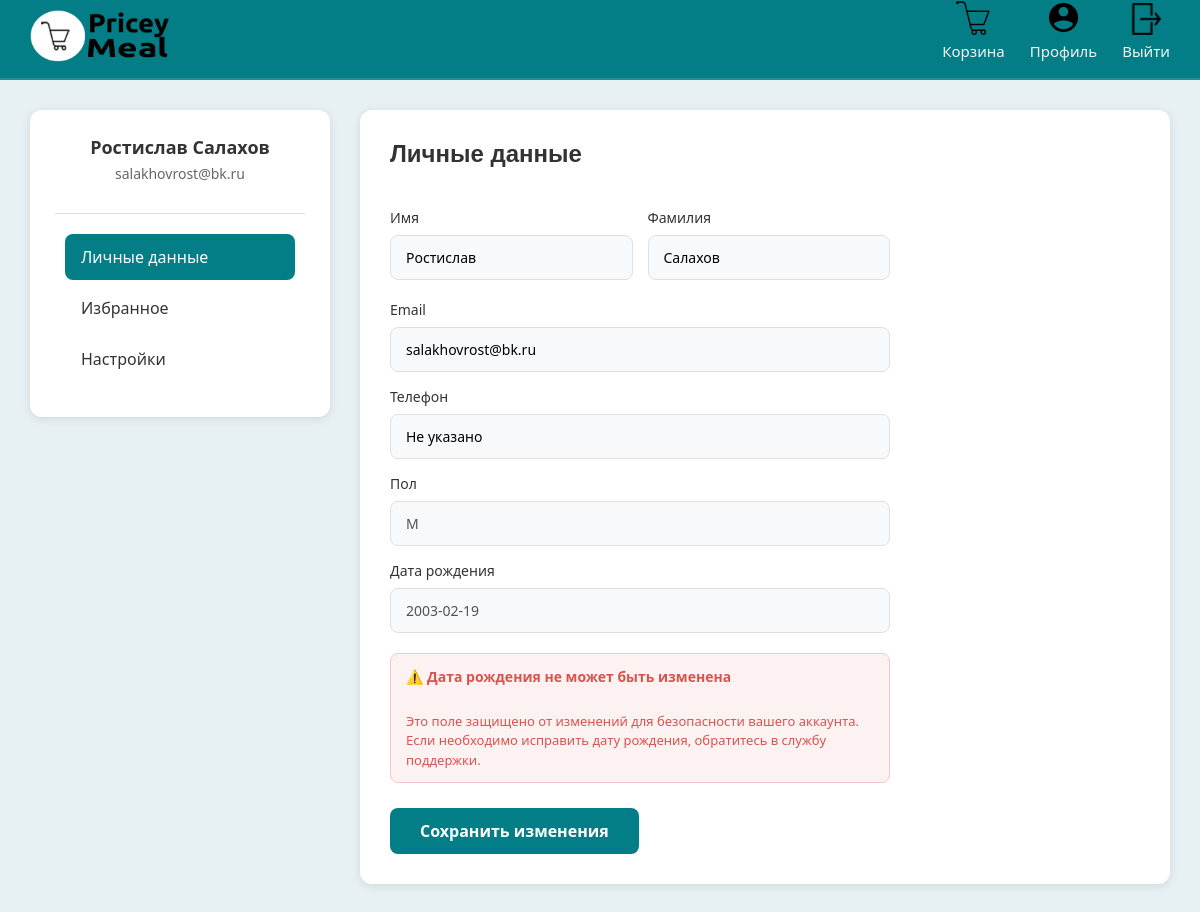
The app's page /profile.php (signed in) with its own data.
### tables this page shows
CREATE TABLE `users` (
  `id_user` int(11) NOT NULL,
  `FirstName` varchar(45) NOT NULL,
  `SecondName` varchar(45) NOT NULL,
  `Email` varchar(45) NOT NULL,
  `Password` varchar(45) NOT NULL,
  `PhoneNumber` varchar(45) NOT NULL,
  `Gender` varchar(2) NOT NULL,
  `DateBirth` date NOT NULL
);

### profile.php (the view, shortened to what this page needs)
<!DOCTYPE html>
<html lang="ru">
<?
require 'includes/db_connection.php';
$version = '1.0.' . time();
$user_id = $_SESSION['user_id'];
$query_user = "SELECT * FROM users WHERE id_user = $user_id";
$result_user = mysqli_query($connection, $query_user);
$user = mysqli_fetch_assoc($result_user);
function safe_echo($data) {
    return htmlspecialchars($data);
}
?>
<head>
    <link rel="stylesheet" href="/profile.css?v=<?php echo $version; ?>">
</head>
<body>
    <header class="header">
        <div class="logo-container">
            <a href="index.php"><img src="img/logo_logo копия.png" alt="logo"></a>
        </div>
        <div class="header-actions">
            <div class="action-item">
                <a href="cart_page.php" class="action-icon"><img src="icons/icons8-cart-35.png" alt="cart"></a>
                <a href="cart_page.php" class="action-label">Корзина</a>
            </div>
            <div class="action-item">
                <a href="profile.php" class="action-icon"><img src="icons/icons8-user-icon-35.png" alt="profile"></a>
                <a href="profile.php" class="action-label">Профиль</a>
            </div>
            <div class="action-item">
                <a href="logout.php" class="action-icon"><img src="icons/exit.png" alt="profile"></a>
                <a href="logout.php" class="action-label">Выйти</a>
            </div>
        </div>
    </header>
    <div class="main-container">
        <div class="profile-page">
            <aside class="profile-sidebar">
                <div class="user-card">
                    <h2 class="user-name"><?php echo safe_echo($user['FirstName']) . ' ' . safe_echo($user['SecondName']); ?></h2>
                    <p class="user-email"><?php echo safe_echo($user['Email']); ?></p>
                </div>
                <nav class="profile-nav">
                    <a href="#personal" class="nav-item active">Личные данные</a>
                    <a href="#favorites" class="nav-item">Избранное</a>
                    <a href="#settings" class="nav-item">Настройки</a>
                </nav>
            </aside>
            <main class="profile-content">
                <section id="personal" class="content-section active">
                    <h2>Личные данные</h2>
                    <form class="profile-form" method="POST">
                        <div class="form-row">
                            <div class="form-group">
                                <label>Имя</label>
                                <input type="text" name="first_name"
                                       value="<?php echo safe_echo($user['FirstName']); ?>" required>
                            </div>
                            <div class="form-group">
                                <label>Фамилия</label>
                                <input type="text" name="second_name"
                                       value="<?php echo safe_echo($user['SecondName']); ?>" required>
                            </div>
                        </div>
                        <div class="form-group">
                            <label>Email</label>
                            <input type="email" name="email" placeholder="Почта"
                                   value="<?php echo safe_echo($user['Email']); ?>" required>
                        </div>
                        <div class="form-group">
                            <label>Телефон</label>
                            <input type="tel" name="phone" placeholder="Номер телефона"
                                   value="<?php echo safe_echo($user['PhoneNumber']); ?>" required>
                        </div>
                        <div class="form-group">
                            <label>Пол</label>
                            <input type="text" value="<?php echo safe_echo($user['Gender']); ?>" disabled>
                        </div>
                        <div class="form-group disabled-field">
                            <label>Дата рождения</label>
                            <input type="text" value="<?php echo safe_echo($user['DateBirth']); ?>" disabled>
                        <small class="date-birth-note">
                            <strong>⚠️ Дата рождения не может быть изменена</strong><br>
                             Это поле защищено от изменений для безопасности вашего аккаунта.
                            Если необходимо исправить дату рождения, обратитесь в службу поддержки.
                        </small>
                        </div>
                        <button type="submit" name="update_profile" class="save-btn">Сохранить изменения</button>
                    </form>
                </section>
            </main>
        </div>
    </div>
</body>
</html>

### profile.css (style rules this page uses)
* { margin: 0; padding: 0; box-sizing: border-box; font-family: system-ui, -apple-system, BlinkMacSystemFont, 'Segoe UI', Roboto, Oxygen, Ubuntu, Cantarell, 'Open Sans', 'Helvetica Neue', sans-serif; }
body { background-color: #E7F1F4; padding-top: 80px; }
.header { display: flex; align-items: center; justify-content: space-between; padding: 15px 30px; border-bottom: 1px solid #a3a3a300; background-color: #037D86; border-bottom: 2px solid #a3a3a346; position: fixed; top: 0; left: 0; right: 0; z-index: 1000; height: 80px; }
.header-actions { display: flex; gap: 25px; align-items: flex-end; height: 50px; }
.action-item { display: flex; flex-direction: column; align-items: center; cursor: pointer; transition: all 0.2s; padding: 0; }
.action-icon { font-size: 20px; order: 1; }
.action-label { font-size: 15px; color: whitesmoke; order: 2; margin-bottom: 3px; text-decoration: none; }
.main-container { display: flex; min-height: calc(100vh - 60px); padding: 30px; }
.profile-page { display: grid; grid-template-columns: 300px 1fr; gap: 30px; max-width: 1200px; margin: 0 auto; width: 100%; }
.profile-sidebar { background: white; border-radius: 12px; padding: 25px; box-shadow: 0 2px 10px rgba(0, 0, 0, 0.1); height: fit-content; position: sticky; top: 30px; }
.user-card { text-align: center; padding-bottom: 20px; border-bottom: 1px solid #e0e0e0; margin-bottom: 20px; }
.user-name { font-size: 18px; font-weight: 600; color: #333; margin-bottom: 5px; }
.user-email { font-size: 14px; color: #666; margin-bottom: 10px; }
.profile-nav { display: flex; flex-direction: column; gap: 5px; margin: 10px; }
.nav-item { padding: 12px 16px; text-decoration: none; color: #333; border-radius: 8px; transition: all 0.3s; font-weight: 500; display: flex; align-items: center; }
.nav-item.active { background: #037D86; color: white; }
.profile-content { background: white; border-radius: 12px; padding: 30px; box-shadow: 0 2px 10px rgba(0, 0, 0, 0.1); }
.content-section { display: none; }
.content-section.active { display: block; }
.content-section h2 { font-size: 24px; font-weight: 700; color: #333; margin-bottom: 25px; font-family: 'Ubuntu', sans-serif; }
.profile-form { max-width: 500px; }
.form-row { display: grid; grid-template-columns: 1fr 1fr; gap: 15px; margin-bottom: 20px; }
.form-group { display: flex; flex-direction: column; gap: 8px; margin-top: 15px; }
.form-group label { font-size: 14px; font-weight: 500; color: #333; }
.form-group input { padding: 12px 15px; border: 1px solid #e0e0e0; border-radius: 8px; font-size: 14px; transition: all 0.3s; background: #f8f9fa; }
.save-btn { padding: 12px 30px; background: #037D86; color: white; border: none; border-radius: 8px; font-size: 16px; font-weight: 600; cursor: pointer; transition: all 0.3s; margin-top: 25px; }
.content-section.active { animation: fadeIn 0.3s ease-out; }
.logo-container img { height: 60px; width: auto; }
.date-birth-note { color: #d9534f; background-color: #fdf2f2; padding: 12px 15px; border-radius: 8px; border: 1px solid #f5c6cb; font-weight: 500; margin-top: 12px; line-height: 1.5; font-size: 13px; display: block; }
.date-birth-note strong { display: block; margin-bottom: 5px; font-size: 14px; }

### records on screen
users: FirstName "Ростислав", SecondName "Салахов", Email "salakhovrost@bk.ru", first_name "Ростислав", second_name "Салахов", email "salakhovrost@bk.ru", phone "Не указано", Gender "М", DateBirth "2003-02-19"
